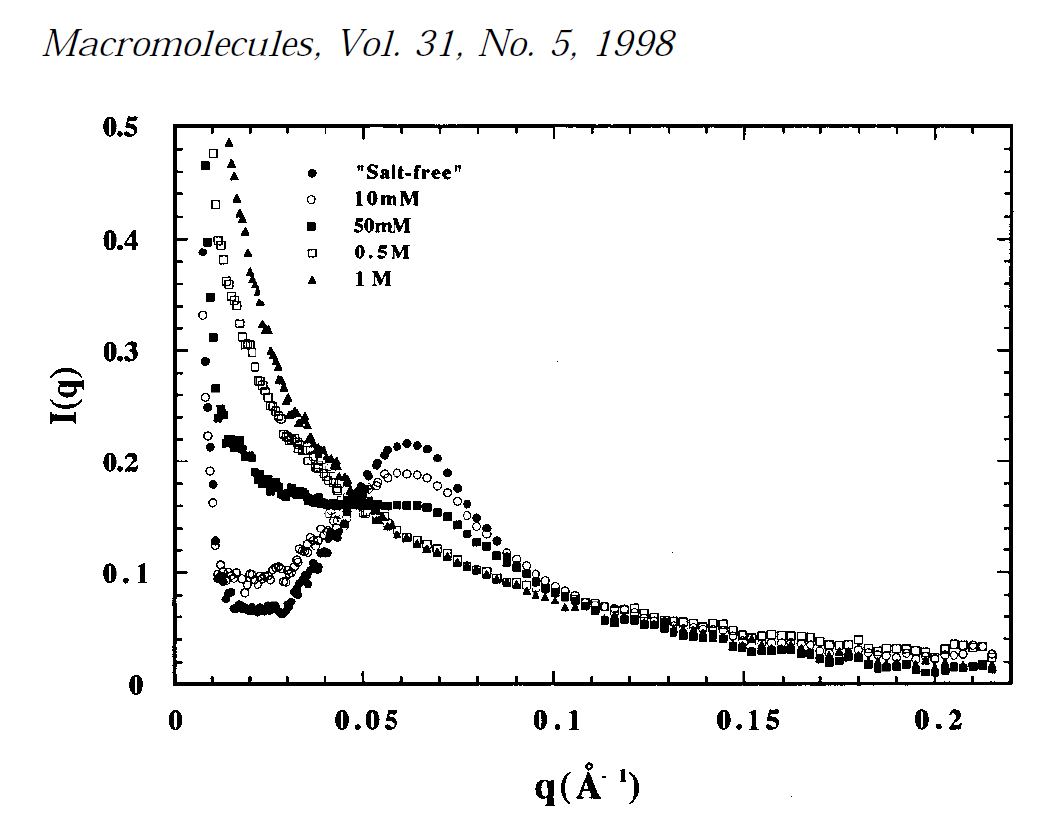
#> input picture randomcxl/smpl/curvefit/data/pecora/pecora_1998_figure.png, 1041 x 822 px
$ python digitize_pecora.py
#> lines starting #> are read from the running program, lines starting #| are printed output that depends on the picture
"""Digitize Figure 1 from Borsali, Nguyen, and Pecora (1998).

The script detects the five printed marker shapes by normalized template
matching.  Axis calibration is taken from the plot frame and major ticks.
"""

from pathlib import Path
import csv

import matplotlib.pyplot as plt
import numpy as np
from PIL import Image
from scipy import ndimage, signal


HERE = Path(__file__).resolve().parent
SOURCE = HERE / "pecora_1998_figure.png"

# Pixel coordinates of the plot frame, determined from its one-pixel edges.
X_LEFT, X_RIGHT = 174.0, 1011.0
Y_TOP, Y_BOTTOM = 125.0, 684.0
Q_MIN, Q_MAX = 0.0, 0.22
I_MIN, I_MAX = 0.0, 0.50

# Clean examples span the sub-pixel rasterization variants found in the scan.
TEMPLATE_CENTERS = {
    "salt_free": [(312, 173), (407, 443), (417, 445), (427, 449)],
    "10mM": [(311, 199), (407, 473), (417, 474), (427, 478), (437, 486)],
    "50mM": [(311, 226), (406, 505), (417, 505), (427, 507), (437, 512)],
    "0.5M": [(312, 253), (215, 204), (223, 260), (239, 323), (255, 367)],
    "1M": [(312, 280), (229, 143), (231, 164), (234, 176), (237, 199), (248, 253)],
}

COLORS = {
    "salt_free": "#d62728",
    "10mM": "#1f77b4",
    "50mM": "#2ca02c",
    "0.5M": "#ff7f0e",
    "1M": "#9467bd",
}

# Shared detector-bin positions inferred from the repeated horizontal spacing.
X_GRID = np.array(
    [
        202, 205, 207, 210, 213, 215, 219, 223, 228, 233, 239, 245, 250,
        255, 260, 266, 271, 278, 287, 297, 307, 317, 327, 337, 347, 357,
        367, 377, 387, 397, 407, 417, 427, 437, 447, 457, 467, 477, 487,
        497, 507, 517, 526, 536, 546, 555, 565, 575, 585, 595, 604, 614,
        624, 634, 644, 654, 664, 674, 683, 693, 703, 713, 723, 732, 742,
        751, 761, 771, 781, 790, 800, 810, 819, 829, 839, 848, 858, 868,
        877, 887, 896, 906, 916, 925, 935, 945, 954, 964, 973, 983, 992,
    ],
    dtype=int,
)

# Hand-checked centerline anchors constrain matching when symbols overlap.
PATH_ANCHORS = {
    "salt_free": [
        (202, 252), (205, 361), (207, 407), (210, 447), (213, 484),
        (215, 541), (220, 575), (230, 596), (240, 607), (260, 610),
        (280, 610), (290, 596), (300, 574), (320, 542), (340, 526),
        (360, 500), (380, 456), (400, 443), (420, 445), (440, 460),
        (460, 490), (480, 522), (500, 545), (540, 582), (580, 607),
        (620, 624), (680, 636), (740, 648), (800, 658), (860, 664),
        (920, 668), (992, 666),
    ],
    "10mM": [
        (202, 315), (205, 397), (208, 435), (210, 470), (213, 502),
        (215, 542), (220, 564), (230, 575), (250, 579), (270, 575),
        (290, 572), (310, 550), (330, 526), (350, 511), (370, 489),
        (390, 475), (410, 474), (430, 479), (450, 494), (470, 518),
        (490, 543), (520, 568), (560, 594), (600, 614), (650, 630),
        (700, 641), (750, 649), (800, 655), (850, 658), (900, 658),
        (950, 651), (992, 658),
    ],
    "50mM": [
        (205, 165), (207, 242), (210, 297), (213, 337), (215, 388),
        (220, 414), (230, 438), (250, 457), (270, 477), (290, 490),
        (320, 498), (350, 502), (380, 504), (410, 505), (440, 513),
        (470, 533), (500, 556), (540, 584), (580, 607), (620, 624),
        (680, 642), (740, 653), (800, 666), (860, 671), (920, 678),
        (992, 675),
    ],
    "0.5M": [
        (213, 153), (215, 204), (219, 243), (223, 260), (228, 282),
        (233, 303), (239, 323), (245, 345), (255, 367), (270, 400),
        (290, 432), (310, 455), (330, 478), (350, 497), (370, 511),
        (390, 524), (410, 538), (430, 550), (450, 562), (470, 574),
        (500, 586), (540, 600), (580, 609), (620, 616), (680, 628),
        (740, 637), (800, 644), (860, 648), (920, 653), (960, 644),
        (992, 645),
    ],
    "1M": [
        (229, 143), (231, 164), (234, 176), (237, 199), (245, 232),
        (248, 253), (255, 280), (260, 303), (270, 344), (280, 380),
        (290, 409), (310, 443), (330, 469), (350, 490), (370, 511),
        (390, 532), (410, 548), (430, 560), (450, 575), (470, 588),
        (500, 600), (540, 610), (580, 617), (620, 625), (680, 640),
        (740, 650), (800, 661), (860, 668), (920, 675), (992, 679),
    ],
}


def normalized_match(image: np.ndarray, template: np.ndarray) -> np.ndarray:
    """Return a same-size normalized cross-correlation map."""
    template = template - template.mean()
    n = template.size
    numerator = signal.correlate2d(image, template, mode="same")
    local_sum = ndimage.uniform_filter(image, template.shape, mode="constant") * n
    local_sum_sq = (
        ndimage.uniform_filter(image * image, template.shape, mode="constant") * n
    )
    local_variance_sum = np.maximum(local_sum_sq - local_sum * local_sum / n, 1e-12)
    return numerator / np.sqrt(local_variance_sum * np.sum(template * template))


def pixel_to_data(x: float, y: float) -> tuple[float, float]:
    q = Q_MIN + (x - X_LEFT) * (Q_MAX - Q_MIN) / (X_RIGHT - X_LEFT)
    intensity = I_MIN + (Y_BOTTOM - y) * (I_MAX - I_MIN) / (Y_BOTTOM - Y_TOP)
    return q, intensity


def follow_marker_path(name: str, score: np.ndarray):
    anchors = np.asarray(PATH_ANCHORS[name], dtype=float)
    min_x, max_x = anchors[0, 0], anchors[-1, 0]
    x_grid = X_GRID[(X_GRID >= min_x - 2) & (X_GRID <= max_x + 2)]
    prior_y = np.interp(x_grid, anchors[:, 0], anchors[:, 1])
    points = []
    used = set()
    for nominal_x, expected_y in zip(x_grid, prior_y):
        x0, x1 = max(190, nominal_x - 1), min(1002, nominal_x + 1)
        y0 = max(135, int(round(expected_y)) - 7)
        y1 = min(675, int(round(expected_y)) + 7)
        patch = score[y0 : y1 + 1, x0 : x1 + 1].copy()
        yy, xx = np.mgrid[y0 : y1 + 1, x0 : x1 + 1]
        objective = patch - 0.018 * np.abs(yy - expected_y) - 0.012 * np.abs(
            xx - nominal_x
        )
        index = np.unravel_index(np.argmax(objective), objective.shape)
        y = y0 + index[0]
        x = x0 + index[1]
        match = float(score[y, x])
        if match < 0.32 or (x, y) in used:
            continue
        used.add((x, y))
        q, intensity = pixel_to_data(x, y)
        points.append(
            {
                "series": name,
                "q_A^-1": q,
                "I_q": intensity,
                "pixel_x": x,
                "pixel_y": y,
                "match_score": match,
            }
        )
    return points


def write_csvs(points) -> None:
    fields = ["series", "q_A^-1", "I_q", "pixel_x", "pixel_y", "match_score"]
    with (HERE / "pecora_1998_digitized.csv").open("w", newline="") as handle:
        writer = csv.DictWriter(handle, fieldnames=fields)
        writer.writeheader()
        for point in points:
            row = point.copy()
            row["q_A^-1"] = f"{row['q_A^-1']:.7f}"
            row["I_q"] = f"{row['I_q']:.6f}"
            row["match_score"] = f"{row['match_score']:.4f}"
            writer.writerow(row)

    for name in TEMPLATE_CENTERS:
        subset = [point for point in points if point["series"] == name]
        with (HERE / f"pecora_1998_{name}.csv").open("w", newline="") as handle:
            writer = csv.writer(handle)
            writer.writerow(["q_A^-1", "I_q"])
            for point in subset:
                writer.writerow([f"{point['q_A^-1']:.7f}", f"{point['I_q']:.6f}"])


def main() -> None:
    gray = np.asarray(Image.open(SOURCE).convert("L"), dtype=float) / 255.0
    ink = 1.0 - gray
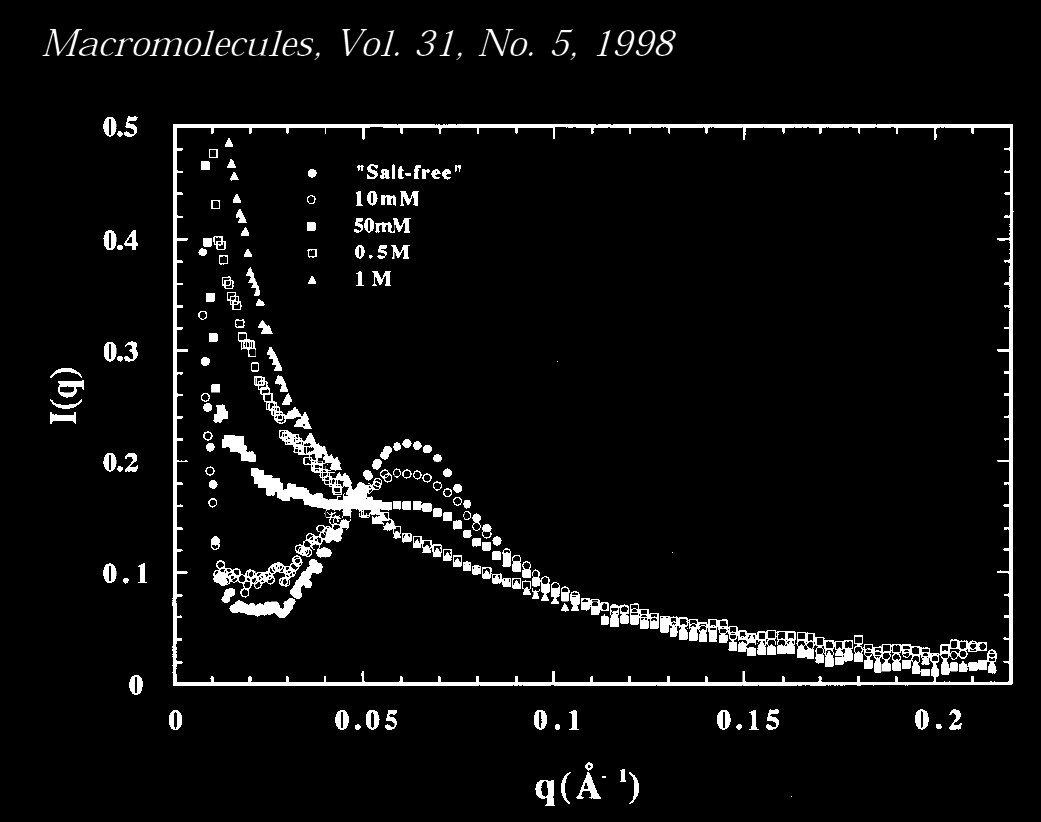
#> ink: shape (822, 1041) float64; min 0, max 1, mean 0.0517

    # A 13 x 13 window includes each glyph plus a narrow white margin.
    radius = 6
    score_maps = {}
    for name, centers in TEMPLATE_CENTERS.items():
        matches = []
        for cx, cy in centers:
            template = ink[
                cy - radius : cy + radius + 1, cx - radius : cx + radius + 1
            ]
            matches.append(normalized_match(ink, template))
        score_maps[name] = np.max(matches, axis=0)
#> this loop made 5 passes
#> pass 1, in normalized_match, `numerator = signal.correlate2d(image, template, mode="same")`:
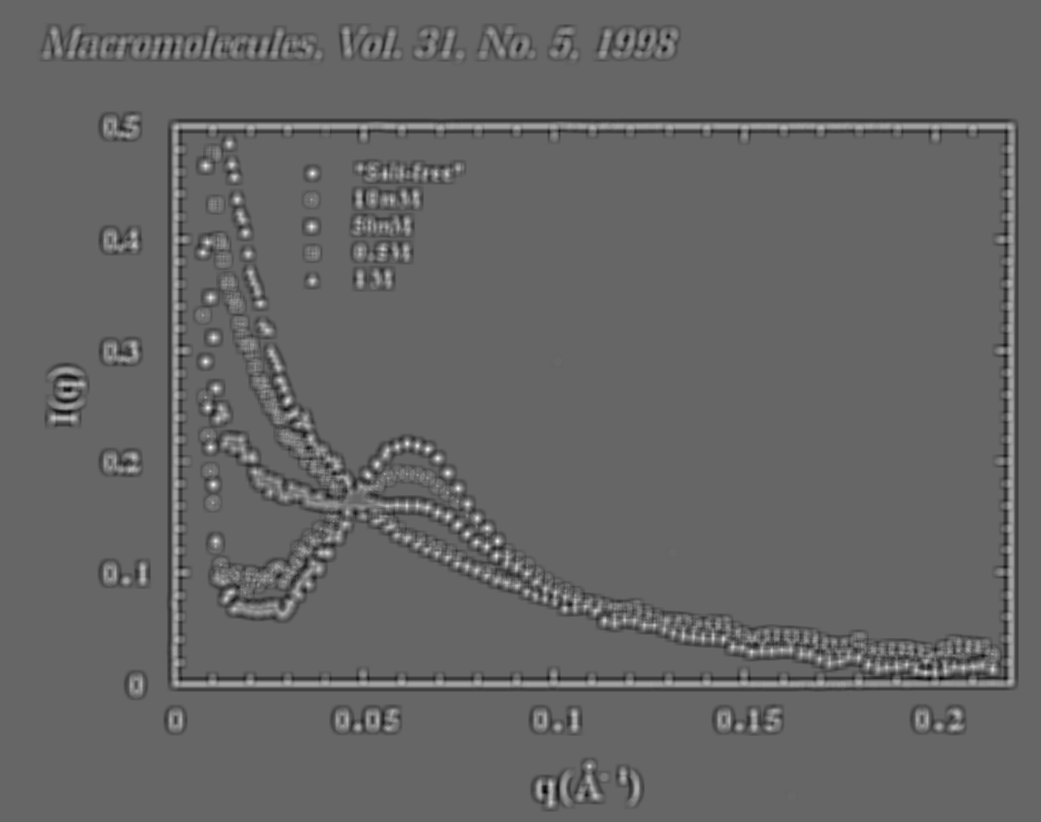
#> numerator: shape (822, 1041) float64; min -26.18, max 38.98, mean 0; drawn with min black and max white
#> pass 1, in normalized_match, `local_sum = ndimage.uniform_filter(image, template.shape, mode="consta..`:
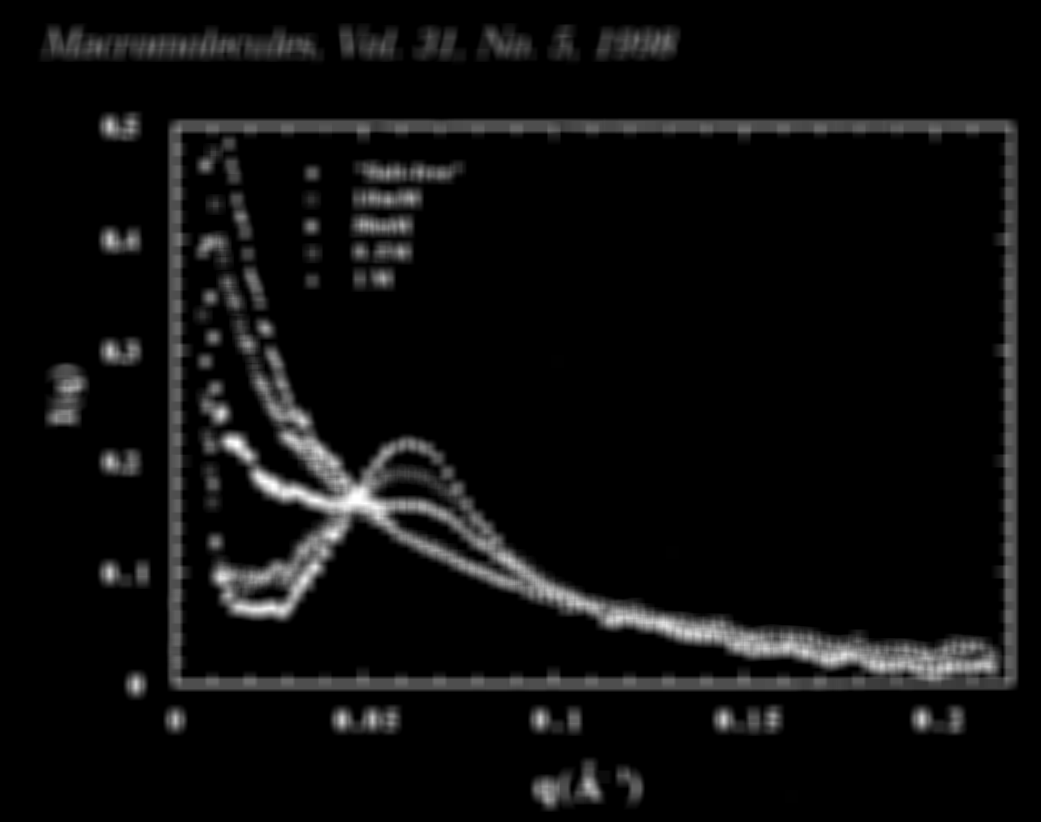
#> local_sum: shape (822, 1041) float64; min -1.79e-13, max 169, mean 8.7; drawn with min black and max white
#> pass 1, in normalized_match, `local_variance_sum = np.maximum(local_sum_sq - local_sum * local_sum /..`:
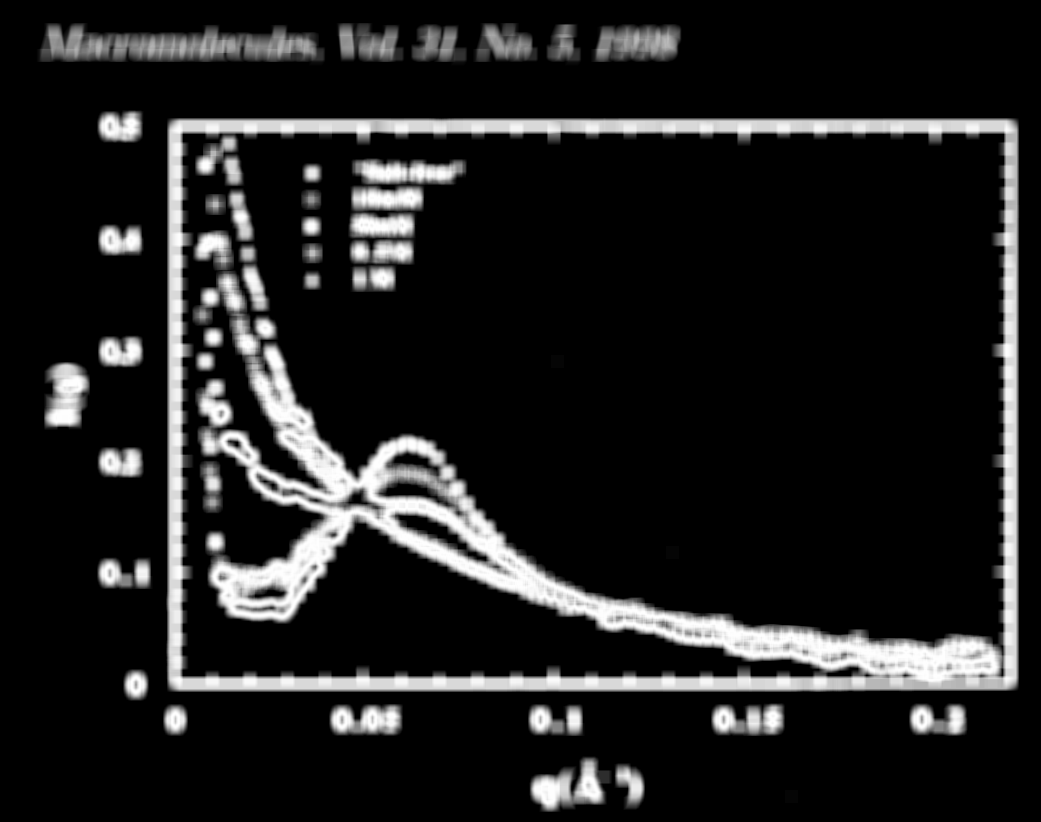
#> local_variance_sum: shape (822, 1041) float64; min 1e-12, max 42.25, mean 5.2; drawn with min black and max white
#> after the loop, score_maps = 5 items

    all_points = []
    for name, score in score_maps.items():
        all_points.extend(follow_marker_path(name, score))
#> this loop made 5 passes
#> (name, min_x in follow_marker_path) on passes 1 to 5: ('salt_free', 202), ('10mM', 202), ('50mM', 205), ('0.5M', 213), ('1M', 229)
    write_csvs(all_points)

    fig, ax = plt.subplots(figsize=(13, 9))
    ax.imshow(gray, cmap="gray", vmin=0, vmax=1)
    for name in TEMPLATE_CENTERS:
        subset = [point for point in all_points if point["series"] == name]
        ax.scatter(
            [point["pixel_x"] for point in subset],
            [point["pixel_y"] for point in subset],
            s=44,
            facecolors="none",
            edgecolors=COLORS[name],
            linewidths=0.9,
            label=f"{name} ({len(subset)})",
        )
    ax.set_xlim(185, 1005)
    ax.set_ylim(676, 135)
    ax.legend(loc="upper right")
    ax.set_title("Selected digitized marker centers")
    fig.tight_layout()
    fig.savefig(HERE / "pecora_1998_digitization_overlay.png", dpi=180)
    plt.close(fig)

    marker_styles = {
        "salt_free": "o",
        "10mM": "o",
        "50mM": "s",
        "0.5M": "s",
        "1M": "^",
    }
    filled = {"salt_free", "50mM", "1M"}
    fig, ax = plt.subplots(figsize=(9, 6))
    for name in TEMPLATE_CENTERS:
        subset = [point for point in all_points if point["series"] == name]
        ax.plot(
            [point["q_A^-1"] for point in subset],
            [point["I_q"] for point in subset],
            linestyle="none",
            marker=marker_styles[name],
            markersize=4,
            markerfacecolor="black" if name in filled else "white",
            markeredgecolor="black",
            label=name,
        )
    ax.set(xlabel=r"$q$ ($\AA^{-1}$)", ylabel=r"$I(q)$", xlim=(0, 0.22), ylim=(0, 0.5))
    ax.legend(frameon=False)
    fig.tight_layout()
    fig.savefig(HERE / "pecora_1998_digitized_plot.png", dpi=180)
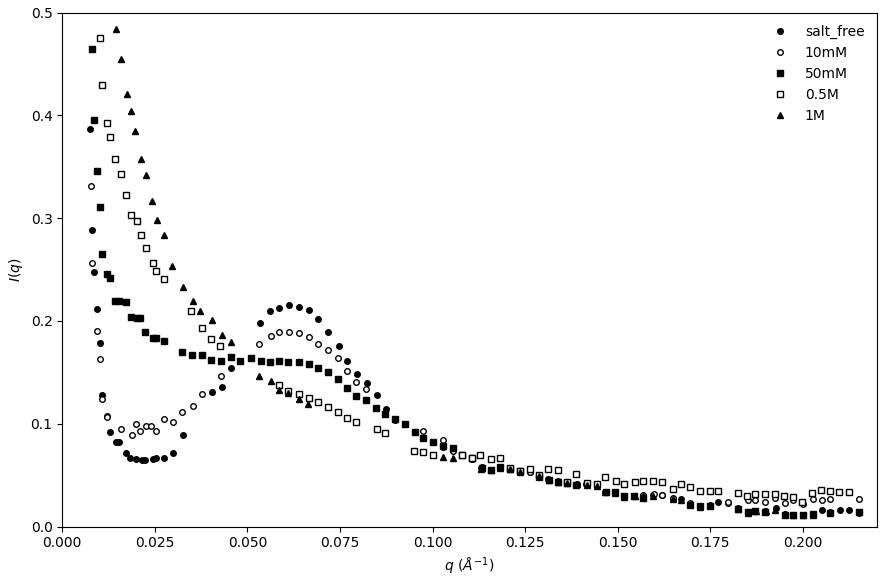
#> figure drawn by matplotlib, 1 panel; curve peaks at x = 0.00736, y = 0.386; curve peaks at x = 0.00762, y = 0.331; curve peaks at x = 0.00815, y = 0.464
    plt.close(fig)
    print(f"wrote {len(all_points)} digitized points")
#| wrote 364 digitized points


if __name__ == "__main__":
    main()
